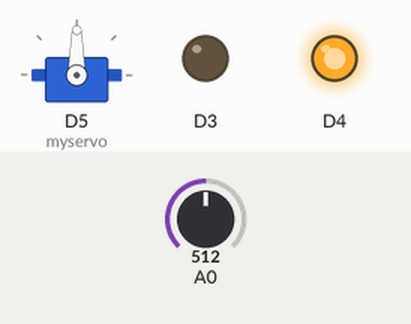
A sketch run on a simulated ESP8266 (NodeMCU). Shown: servo, output pins drawn as LEDs (lit = HIGH). Dashed ring = blinking. Inputs (shaded band) come from the test bench; at power-on: A0 = 512. WiFi joins after 1.5 s; servers stay silent unless stated; the Firebase database answers and starts empty; what the sketch prints to the serial monitor is not drawn.

Above: at 2.9 s.
3.0 s: A0 set to 537
At 4.9 s:
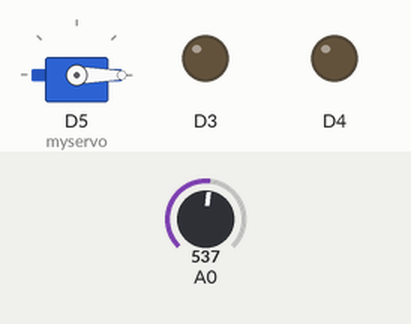
5.2 s: A0 set to 511
At 6.0 s:
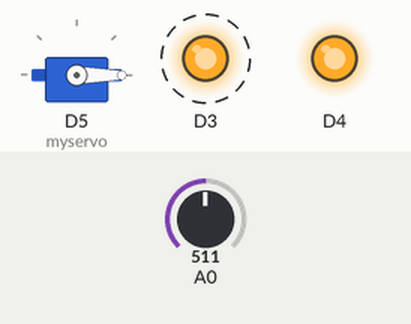
8.7 s: A0 set to 716
At 9.33 s:
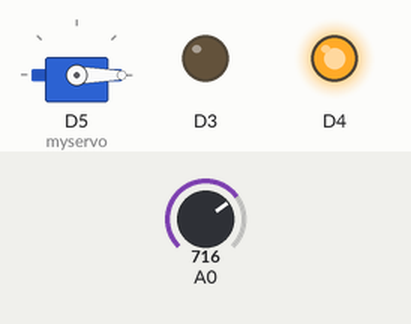
11.0 s: A0 set to 306
At 11.6 s:
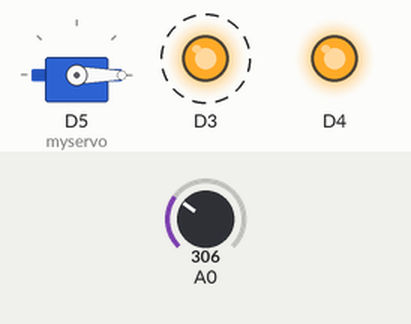
Timing chart, 0 to 15.6 s (numbered marks = the images above; inputs shaded):
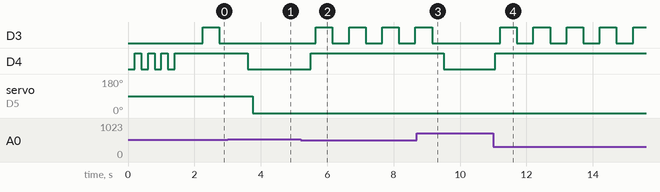

Measured:
- the behaviour switches between 522 and 523 on A0 (found by bisection; images 0 and 1)
- after the input at 3.0 s, D3: stops changing and stays LOW; D4: HIGH → LOW after 0.60 s; servo on D5 (myservo): 90° → 0° after 0.75 s
- after the input at 5.2 s, D3: alternates HIGH for 0.50 s and LOW for 0.50 s, starting after 0.46 s; D4: LOW → HIGH after 0.31 s
- after the input at 8.7 s, D3: goes on until 9.2 s, then stays LOW; D4: HIGH → LOW after 0.81 s
- after the input at 11.0 s, D3: alternates HIGH for 0.50 s and LOW for 0.50 s, starting after 0.21 s; D4: LOW → HIGH after 0.06 s

The sketch:

automatic_water.ino
```cpp
#include "FirebaseESP8266.h"
#include <ESP8266WiFi.h>
#include <Servo.h>

#define FIREBASE_HOST "rain-water-preservation-system-default-rtdb.firebaseio.com"  //Database link
#define FIREBASE_AUTH "vCEO8Su4PAV0Cm3PX6rcG2RAB8TR8qlHmHvMN57e"  //Database secrate

#define WIFI_SSID "PAPPURAJ"      //Router name
#define WIFI_PASSWORD "0000000."  //Router password


Servo myservo;
FirebaseData firebaseData,loadData;
FirebaseJson json;

int sens=500,wait=10;


void setVal(String path, String v){
  Firebase.setString(firebaseData,"/Data/"+path,v);
}


String getVal(String path){
 if (Firebase.getString(loadData, "/Data/"+path)){
    return loadData.stringData();
  }
}


void setup() {
  pinMode(A0,INPUT);
  pinMode(D3,OUTPUT);
  pinMode(D4,OUTPUT);
  myservo.attach(D5);

   Serial.begin(9600);

  WiFi.begin(WIFI_SSID, WIFI_PASSWORD);
  Serial.print("Connecting to Wi-Fi");

  while (WiFi.status() != WL_CONNECTED)
  {
    digitalWrite(D4,0);
    Serial.print(".");
    delay(200);
    digitalWrite(D4,1);
    Serial.print(".");
    delay(200);

  }

  Serial.println();
  Serial.print("Connected with IP: ");
  Serial.println(WiFi.localIP());
  Serial.println();

  Firebase.begin(FIREBASE_HOST, FIREBASE_AUTH);
  Firebase.reconnectWiFi(true);

  Firebase.setString(firebaseData,"/Testing","OK!");;

}

String up="-1";
String manual="0";

void loop() {

  if(getVal("Manual")=="1"){
    myservo.write(90);
    return;
  }
  delay(200);


 if(!val()){
    digitalWrite(D4,0);
    if(up!="0"){
      setVal("Mode","0");
      up="0";
      dis("No rain is"," detected!");
      myservo.write(0);
    }
    return;
  }


digitalWrite(D4,1);


  for(int i=0; val() &&  i<wait;i++){

    if(up!="1"){
      setVal("Mode","1");
      up="1";
    }
    digitalWrite(D3,1);
    dis("Raining! Please","wait for "+String(wait-i)+" sec");
    delay(500);
    digitalWrite(D3,0);
     if(!val()) return;
    delay(500);

  }


  while(val()){
    if(up!="2"){
      setVal("Mode","2");
      up="2";
    }

    digitalWrite(D3,1);
    delay(100);
    digitalWrite(D3,0);
    delay(100);
    digitalWrite(D3,1);
    delay(100);
    digitalWrite(D3,0);
    delay(2000);


    myservo.write(90);
    dis("Pure water","is  filling!");


  }

}

bool val(){
  return 1023-analogRead(A0)>sens;
}


void dis(String a, String b){
  Serial.println(a+" "+b);
}
```
